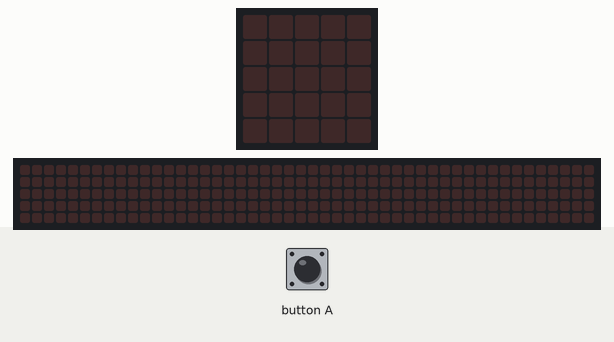
The program below on a simulated BBC micro:bit (MakeCode). On the bench: the board's 5×5 LED display, a strip that is not on the board, showing the scrolling text unrolled. The test bench sets the inputs (shaded band). Random numbers come from a fixed seed; the 48×5 strip is a reading aid, not a part: it shows the text the display is scrolling, unrolled, one strip-width of it at a time.

Above: at 1.2 s.
1.3 s: button A pressed for 0.15 s
At 1.52 s:
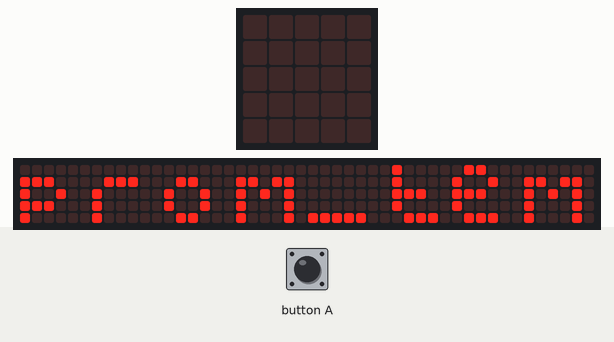
At 10.22 s:
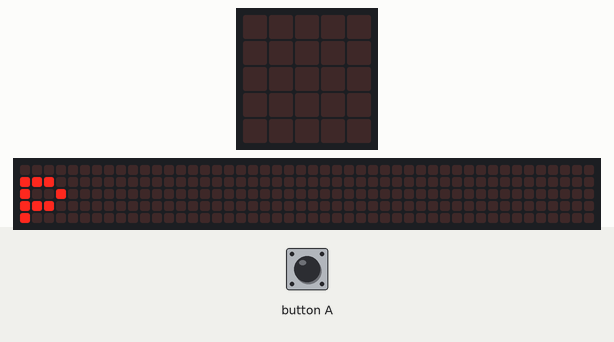
Timing chart, 0 to 11.7 s (numbered marks = the images above; inputs shaded):
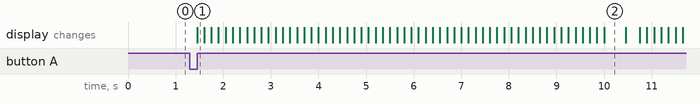

The program:

main.ts
```typescript
let Establecer_temp = 0
let Temp_max = 0
let acu_temp = 0
let prom_temp = 0
input.onButtonPressed(Button.A, function () {
    let prom_min = 0
    for (let index = 0; index < 14; index++) {
        let Temp = 0
        Establecer_temp = randint(15, 27)
        if (Temp >= Temp_max) {
            Temp_max = Temp
        }
        if (Temp <= acu_temp) {
            acu_temp = Temp
        }
        acu_temp = acu_temp + Temp
    }
    prom_temp = acu_temp + 14
    basic.showString("prom_temp")
    basic.showNumber(prom_temp)
    basic.pause(500)
    basic.showString("Temp_max")
    basic.showNumber(Temp_max)
    basic.pause(500)
    basic.showString("temp_min")
    basic.showNumber(prom_min)
    basic.pause(500)
})
```

test.ts
```typescript
// aquí va el archivo "tests"; esto no se compilará cuando este paquete se utilice como una extensión.
```

Measured:
- after the input at 1.3 s, the display: changes after 0.15 s (image 1)
- what the display in image 2 shows lasts 0.5 s, from 10.0 s to 10.5 s
